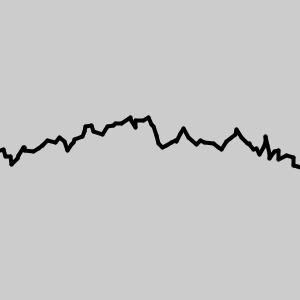
Frame 1 (no input)
Frame 60 (the mouse pressed at the canvas centre just before this capture): identical to frame 1, image omitted
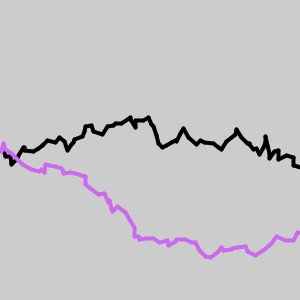
Frame 120 (the mouse held since frame 60 and released just before this capture)

The Processing sketch that drew these frames (run headless with seeded random() and noise(); from frame 60 on, the mouse is pressed at the canvas centre):

// Processing sketch: Lightning
// ── Lightning.pde
int startX = 0;
int startY = 150;
int endX = 0;
int endY = 150;
void setup()
{
  size(300,300);
  strokeWeight(4);
}
void draw()
{
	while(endX<301)
	{
		endX = startX + (int)(Math.random()*10);
		endY = startY + (int)(Math.random()*19-9);
		line(startX, startY, endX, endY);
		startX = endX;
		startY = endY;
	}
}
void mousePressed()
{
	int c1 = (int)(Math.random()*256);
	int c2 = (int)(Math.random()*256);
	int c3 = (int)(Math.random()*256);
	startX = 0;
	startY = 150;
	endX = 0;
	endY = 150;
	background(c1,c2,c3);
	stroke(c3,c1,c2);
}
